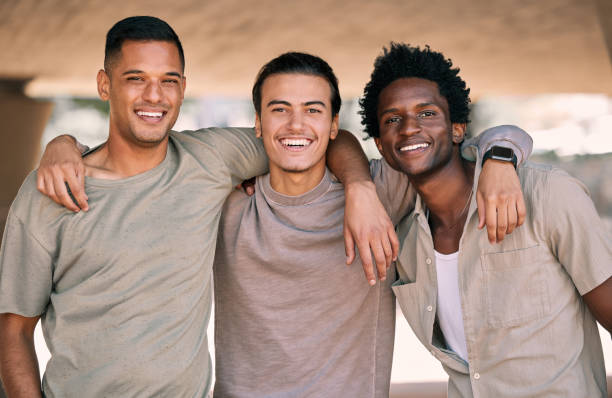
#> input picture Face_Detection/image.png, 612 x 398 px
$ jupyter execute face_detection.ipynb
#> lines starting #> are read from the running program, lines starting #| are printed output that depends on the picture
[cell 1]
import cv2
import matplotlib.pyplot as plt

[cell 2]
image=cv2.imread('image.png')
#> image is the input picture: shape (398, 612, 3); mean B, G, R 128.4, 142.1, 169.1

[cell 3]
color_image=cv2.cvtColor(image,cv2.COLOR_BGR2RGB)
plt.imshow(color_image)

[cell 4]
# face detection
# CascadeClassifier is a class used to pass the model file

face_data=cv2.CascadeClassifier('haarcascade_frontalface_default.xml')
face_data

[cell 5]
# detectMultiScale is a function used to detect the face
faces=face_data.detectMultiScale(color_image,minNeighbors=5)
#> faces = [[112, 50, 80, 80], [255, 77, 83, 83], [371, 83, 80, 80]]
faces
#> Out has the same summary as faces
# minNeighbors is a parameter used in Haar Cascade detection (like face detection) in OpenCV.
# It helps control how strict the detector is when deciding whether something is truly a face/object.

[cell 6]
for (x,y,w,h) in faces:
    cv2.rectangle(color_image,(x,y),(x+w,y+h),(255,0,0),3)
#> this loop made 3 passes
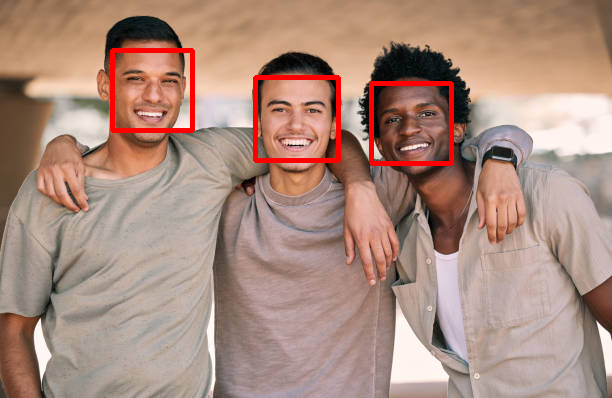
#> color_image: shape (398, 612, 3); mean R, G, B 171.6, 140.1, 126.7


$ run again, with Face_Detection/3_people.jpg saved as Face_Detection/image.png
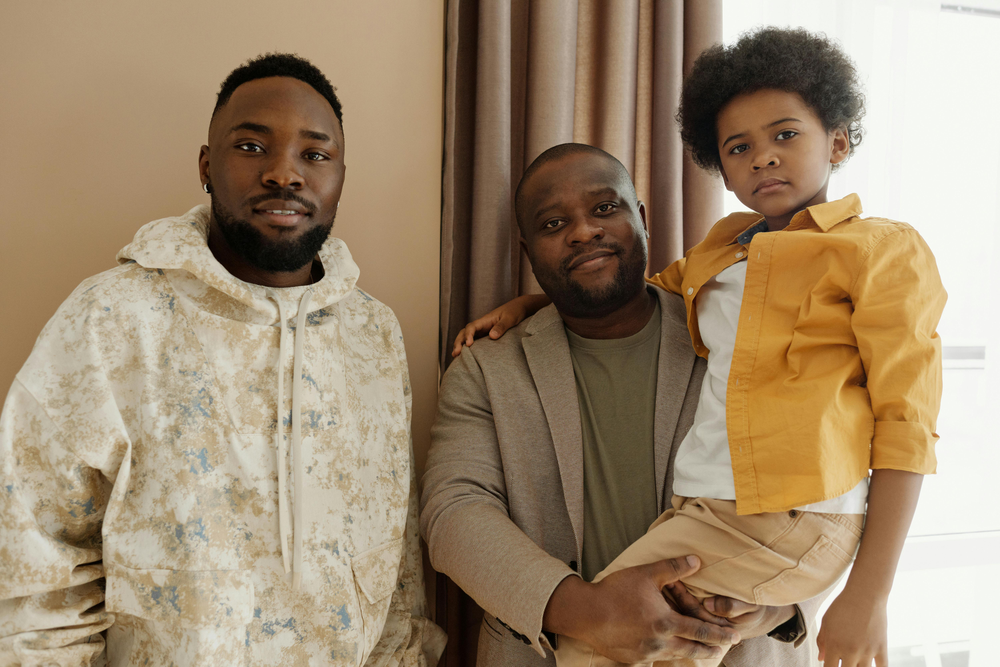
#> input picture Face_Detection/3_people.jpg, 1000 x 667 px, shrunk from 6000 x 4004 before the run
#> image is the input picture: shape (667, 1000, 3); mean B, G, R 110.9, 137.5, 158.4
#> faces = [[512, 317, 48, 48], [710, 95, 114, 114], [209, 90, 149, 149]]
#> Out has the same summary as faces
#> the loop `for (x,y,w,h) in faces:` made 3 passes
#> after the loop `for (x,y,w,h) in faces:`:
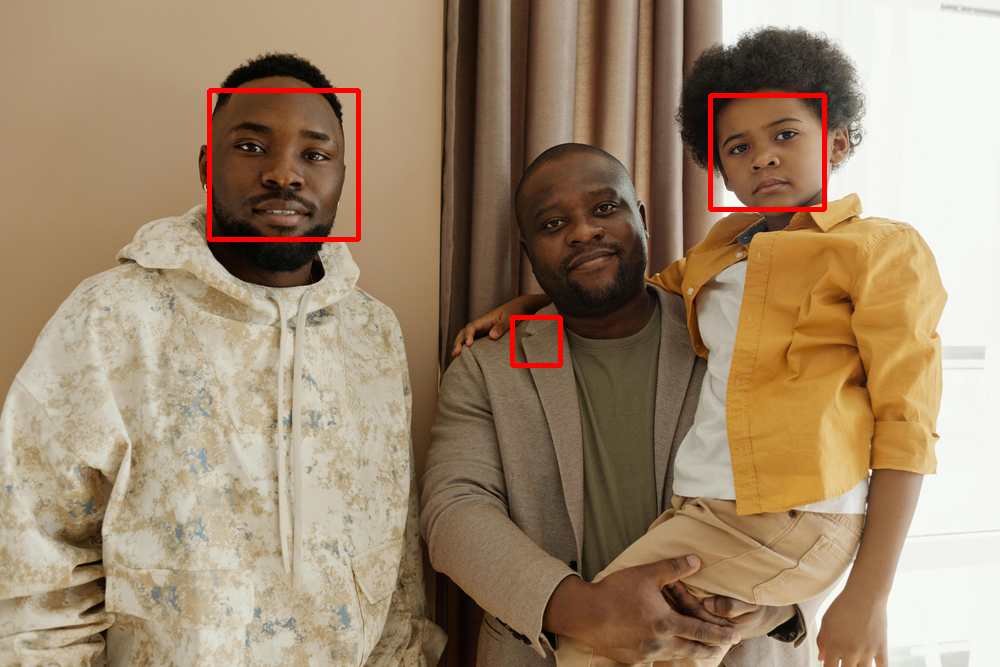
#> color_image: shape (667, 1000, 3); mean R, G, B 159.7, 136.7, 110.3
